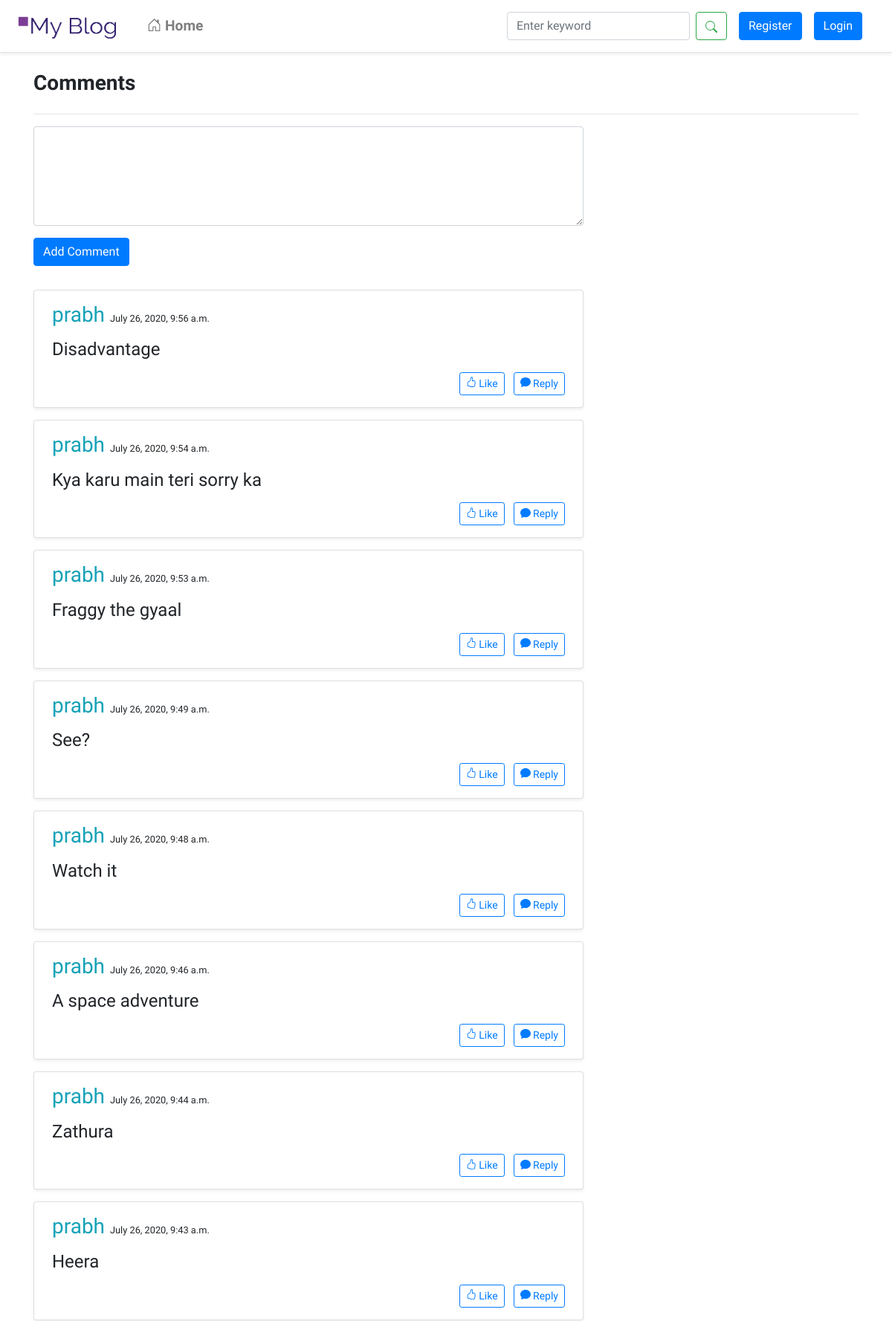
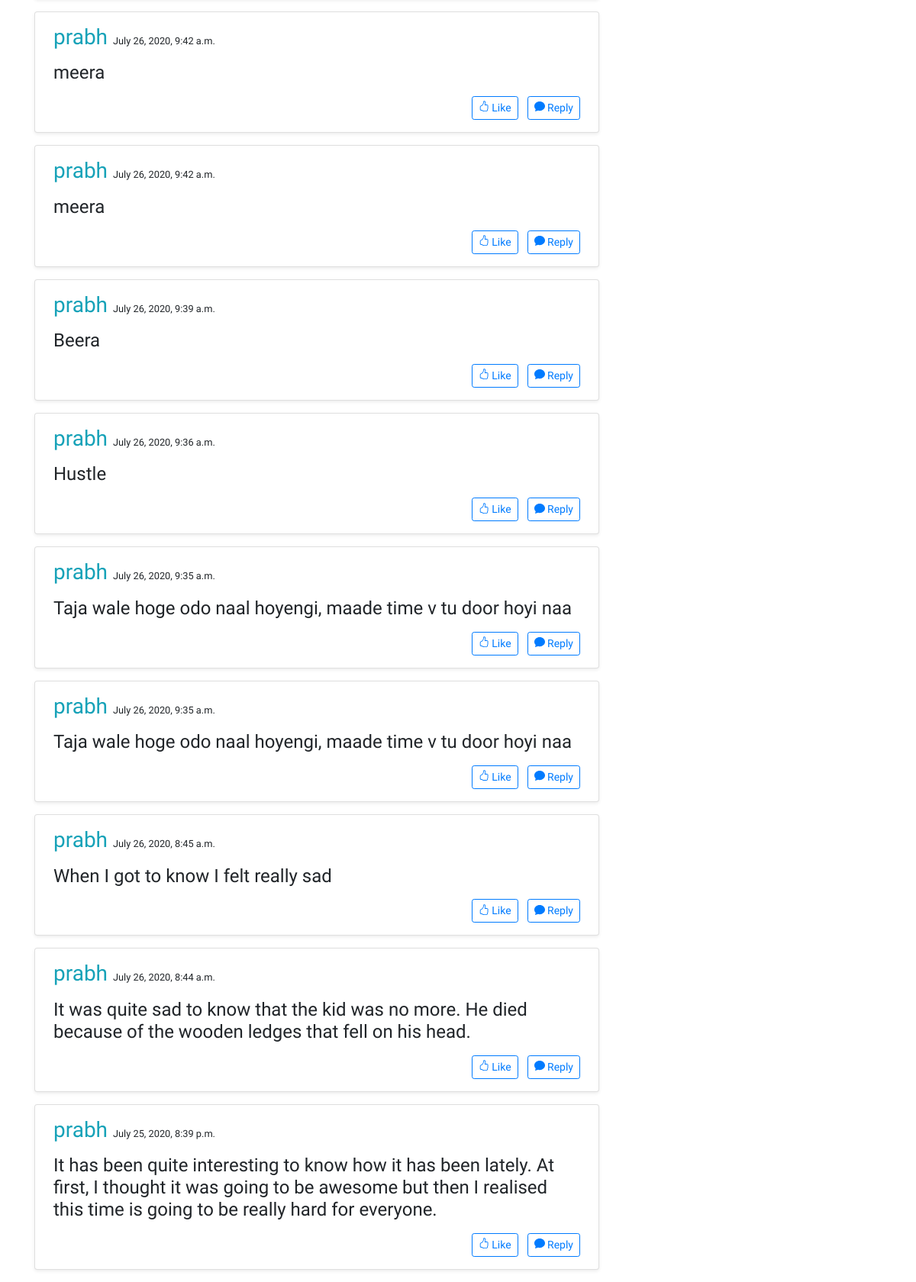
Before: /ajaxx/ with the older database file (2 pictures, top to bottom).
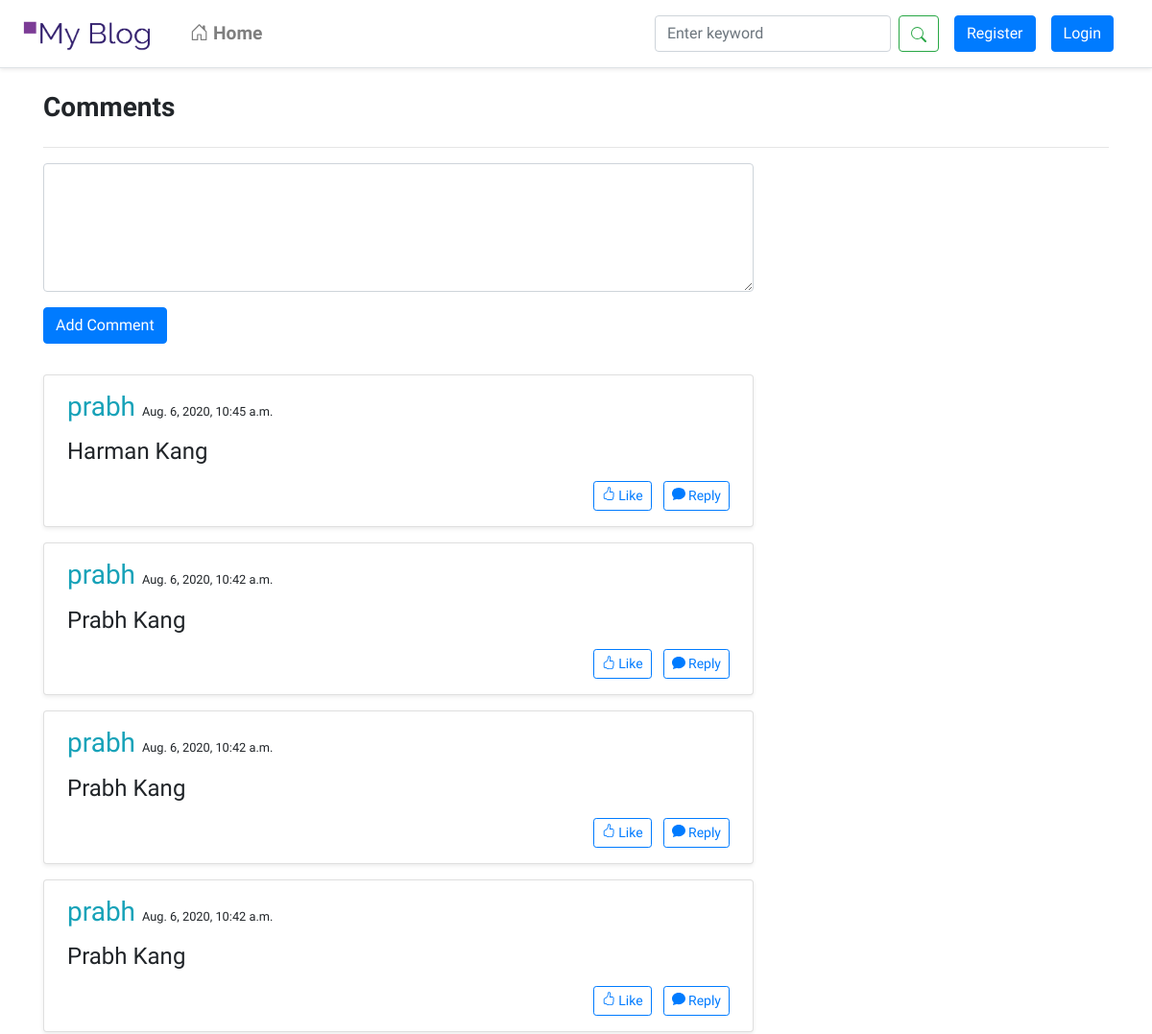
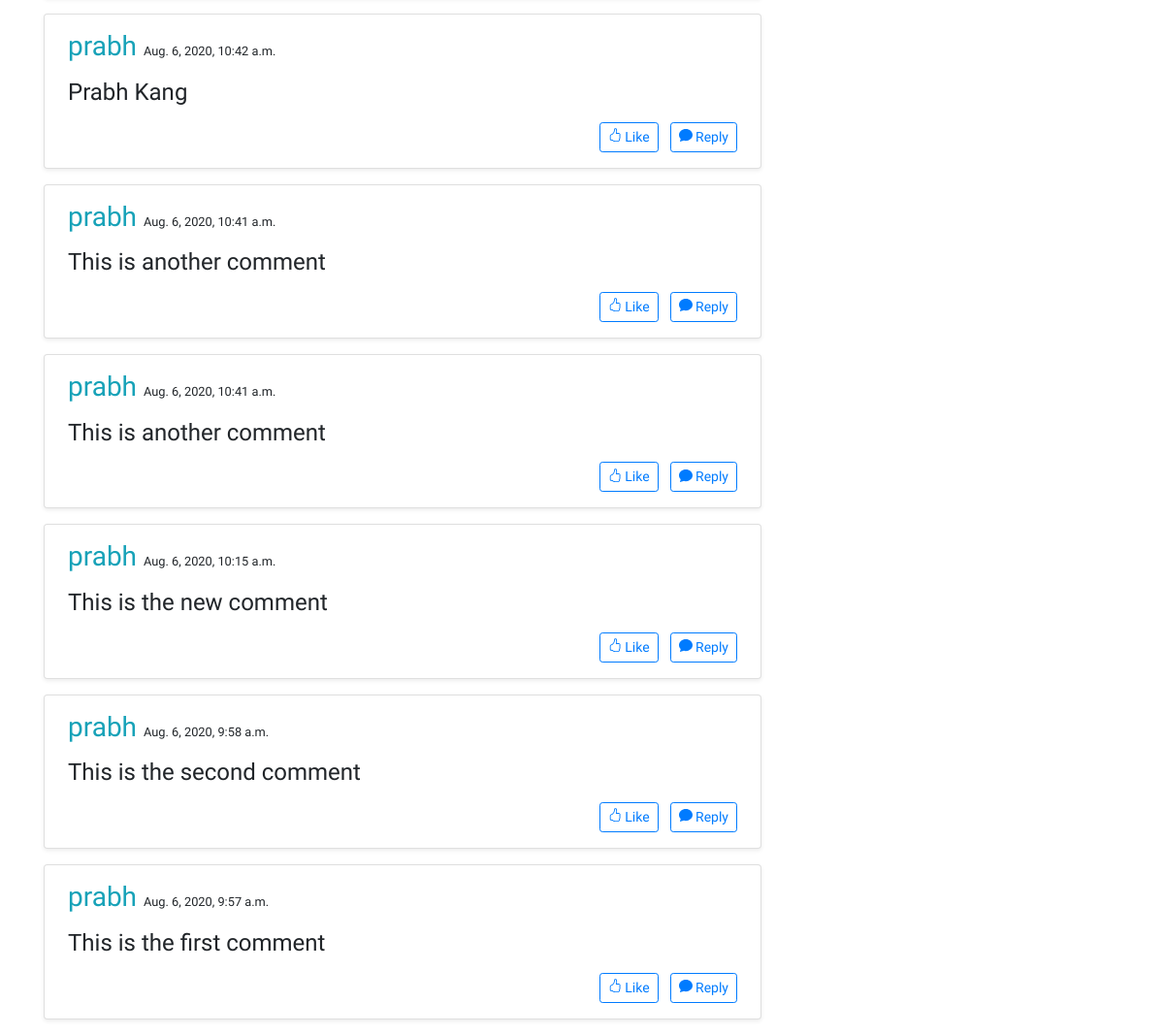
After: the same page with the newer database file (2 pictures, top to bottom).
### blogapp/models.py (models this page shows, shortened)
class Comment(models.Model):
	post 				= models.ForeignKey(BlogPost, on_delete=models.CASCADE)
	author				= models.ForeignKey(settings.AUTH_USER_MODEL, on_delete=models.CASCADE)
	comment 			= models.TextField(max_length=500, null=False, blank=False)
	date_posted 		= models.DateTimeField(auto_now_add=True, verbose_name='date posted')

### account/models.py (models this page shows, shortened)
class Account(AbstractBaseUser):
	email					= models.EmailField(verbose_name="email", max_length=100, unique=True)
	username				= models.CharField(max_length=30, unique=True)
	date_joined 			= models.DateTimeField(verbose_name='date joined', auto_now_add=True)
	last_login				= models.DateTimeField(verbose_name='last login', auto_now=True)
	is_admin				= models.BooleanField(default=False)
	is_staff				= models.BooleanField(default=False)
	is_active				= models.BooleanField(default=True)
	is_superuser			= models.BooleanField(default=False)
	profile_pic				= models.ImageField(default='default-prof-pic.jpg', upload_to=upload_location, blank=True)
	first_name				= models.CharField(verbose_name="first name", max_length=15, null=False, blank=False)
	last_name				= models.CharField(verbose_name="last name", max_length=15, null=False, blank=False)
	USERNAME_FIELD = "email"
	REQUIRED_FIELDS = ["username"]
	objects = MyAccountManager()
	def __str__(self):
		return self.username

### blogapp/views.py (the view, shortened to what this page needs)
# urls.py: path('ajaxx/', views.ajaxcomments, name='testcommentpage'),
def ajaxcomments(request):
	verbal = Comment.objects.all()
	author = Account.objects.get(pk=1)
	post = BlogPost.objects.get(pk=10)
	context = {
	'comments':verbal,
	}
	return render(request, 'blogapp/ajaxcomments.html', context)

### templates/blogapp/ajaxcomments.html (shortened to what this page needs)
{% extends 'blogapp/base.html' %}
{% block body %}
	<div class="container">
		<h3 class="font-weight-bold my-4">Comments</h3>
		<hr>
		<form action="" method="POST" id="myForm"> {% csrf_token %}
			<textarea name="content" id="contents" class="form-control mb-s2 col-md-8" rows="5"></textarea>
			<input type="submit" value="Add Comment" id="inputBtn" class="btn btn-primary mt-3 mb-4">
		</form>
	</div>
	<div class="container" id="container">
		{% for comment in comments|dictsortreversed:"date_posted" %}
		<div class="card col-md-8 mt-2 mb-3 bg-white pt-3 px-4 shadow-sm">
			<p>
				<a href="#" class="h3 text-info">
					{{comment.author}}
				</a>
				<small>{{comment.date_posted}}
				</small>
			</p>
			<p class="h4">
				{{comment.comment}}
				<p class="h6 mt-2 mb-0 text-right"><a href="#" class="btn btn-sm btn-outline-primary mr-2"> Like</a>
				<a href="#" class="btn btn-sm btn-outline-primary"> Reply</a></p>
			</p>
		</div>
		{% endfor %}
	</div>
{% endblock %}

Changed rows visible on the page:
removed Comment: author "prabh", date_posted "July 26, 2020, 9:56 a.m.", comment "Disadvantage"
removed Comment: author "prabh", date_posted "July 26, 2020, 9:54 a.m.", comment "Kya karu main teri sorry ka"
removed Comment: author "prabh", date_posted "July 26, 2020, 9:53 a.m.", comment "Fraggy the gyaal"
removed Comment: author "prabh", date_posted "July 26, 2020, 9:49 a.m.", comment "See?"
removed Comment: author "prabh", date_posted "July 26, 2020, 9:48 a.m.", comment "Watch it"
removed Comment: author "prabh", date_posted "July 26, 2020, 9:46 a.m.", comment "A space adventure"
removed Comment: author "prabh", date_posted "July 26, 2020, 9:44 a.m.", comment "Zathura"
removed Comment: author "prabh", date_posted "July 26, 2020, 9:43 a.m.", comment "Heera"
removed Comment: author "prabh", date_posted "July 26, 2020, 9:42 a.m.", comment "meera"
removed Comment: author "prabh", date_posted "July 26, 2020, 9:42 a.m.", comment "meera"
removed Comment: author "prabh", date_posted "July 26, 2020, 9:39 a.m.", comment "Beera"
removed Comment: author "prabh", date_posted "July 26, 2020, 9:36 a.m.", comment "Hustle"
removed Comment: author "prabh", date_posted "July 26, 2020, 9:35 a.m.", comment "Taja wale hoge odo naal hoyengi, maade time v tu door hoyi naa"
removed Comment: author "prabh", date_posted "July 26, 2020, 9:35 a.m.", comment "Taja wale hoge odo naal hoyengi, maade time v tu door hoyi naa"
removed Comment: author "prabh", date_posted "July 26, 2020, 8:45 a.m.", comment "When I got to know I felt really sad"
removed Comment: author "prabh", date_posted "July 26, 2020, 8:44 a.m.", comment "It was quite sad to know that the kid was no more. He died because of the wooden ledges that fell on his head."
removed Comment: author "prabh", date_posted "July 25, 2020, 8:39 p.m.", comment "It has been quite interesting to know how it has been lately. At first, I thought it was going to be awesome but then I realised this time is going to be really hard for everyone."
added Comment: author "prabh", date_posted "Aug. 6, 2020, 10:45 a.m.", comment "Harman Kang"
added Comment: author "prabh", date_posted "Aug. 6, 2020, 10:42 a.m.", comment "Prabh Kang"
added Comment: author "prabh", date_posted "Aug. 6, 2020, 10:42 a.m.", comment "Prabh Kang"
added Comment: author "prabh", date_posted "Aug. 6, 2020, 10:42 a.m.", comment "Prabh Kang"
added Comment: author "prabh", date_posted "Aug. 6, 2020, 10:42 a.m.", comment "Prabh Kang"
added Comment: author "prabh", date_posted "Aug. 6, 2020, 10:41 a.m.", comment "This is another comment"
added Comment: author "prabh", date_posted "Aug. 6, 2020, 10:41 a.m.", comment "This is another comment"
added Comment: author "prabh", date_posted "Aug. 6, 2020, 10:15 a.m.", comment "This is the new comment"
added Comment: author "prabh", date_posted "Aug. 6, 2020, 9:58 a.m.", comment "This is the second comment"
added Comment: author "prabh", date_posted "Aug. 6, 2020, 9:57 a.m.", comment "This is the first comment"
